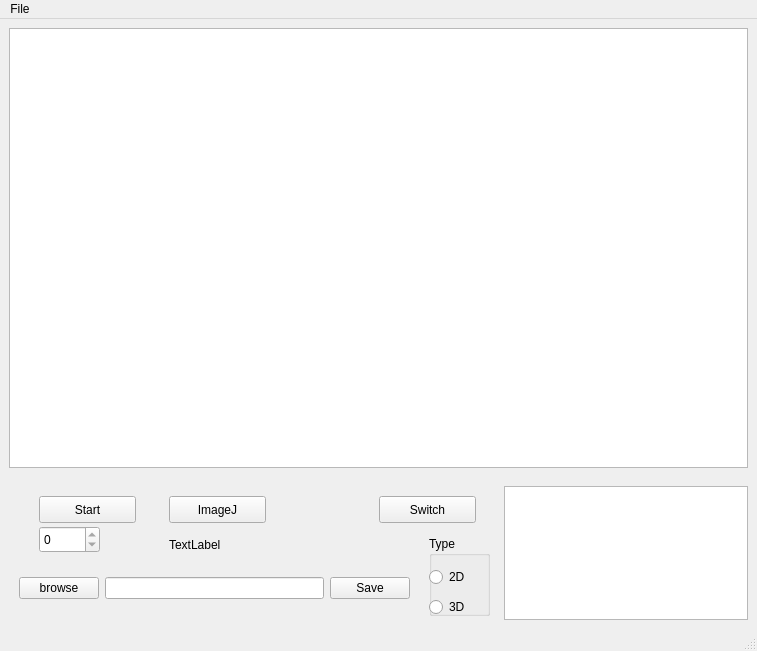
<?xml version="1.0" encoding="UTF-8"?>
<ui version="4.0">
 <class>MainWindow</class>
 <widget class="QMainWindow" name="MainWindow">
  <property name="geometry">
   <rect>
    <x>0</x>
    <y>0</y>
    <width>757</width>
    <height>651</height>
   </rect>
  </property>
  <property name="windowTitle">
   <string>MainWindow</string>
  </property>
  <widget class="QWidget" name="centralwidget">
   <property name="sizePolicy">
    <sizepolicy hsizetype="Preferred" vsizetype="Preferred">
     <horstretch>1</horstretch>
     <verstretch>0</verstretch>
    </sizepolicy>
   </property>
   <layout class="QHBoxLayout" name="horizontalLayout">
    <property name="spacing">
     <number>0</number>
    </property>
    <property name="margin">
     <number>0</number>
    </property>
    <item>
     <widget class="QWidget" name="widget_2" native="true">
      <property name="sizePolicy">
       <sizepolicy hsizetype="Preferred" vsizetype="Preferred">
        <horstretch>3</horstretch>
        <verstretch>0</verstretch>
       </sizepolicy>
      </property>
      <layout class="QVBoxLayout" name="verticalLayout">
       <property name="spacing">
        <number>0</number>
       </property>
       <property name="margin">
        <number>0</number>
       </property>
       <item>
        <widget class="QWidget" name="widget_4" native="true">
         <property name="sizePolicy">
          <sizepolicy hsizetype="Preferred" vsizetype="Preferred">
           <horstretch>1</horstretch>
           <verstretch>3</verstretch>
          </sizepolicy>
         </property>
         <layout class="QHBoxLayout" name="horizontalLayout_2">
          <property name="spacing">
           <number>6</number>
          </property>
          <property name="margin">
           <number>9</number>
          </property>
          <item>
           <widget class="QGraphicsView" name="tomography">
            <property name="sizePolicy">
             <sizepolicy hsizetype="Expanding" vsizetype="Expanding">
              <horstretch>4</horstretch>
              <verstretch>0</verstretch>
             </sizepolicy>
            </property>
           </widget>
          </item>
         </layout>
        </widget>
       </item>
       <item>
        <widget class="QWidget" name="widget_5" native="true">
         <property name="sizePolicy">
          <sizepolicy hsizetype="Preferred" vsizetype="Preferred">
           <horstretch>0</horstretch>
           <verstretch>1</verstretch>
          </sizepolicy>
         </property>
         <layout class="QHBoxLayout" name="horizontalLayout_3">
          <property name="spacing">
           <number>0</number>
          </property>
          <property name="margin">
           <number>0</number>
          </property>
          <item>
           <widget class="QWidget" name="widget_7" native="true">
            <property name="sizePolicy">
             <sizepolicy hsizetype="Preferred" vsizetype="Preferred">
              <horstretch>1</horstretch>
              <verstretch>0</verstretch>
             </sizepolicy>
            </property>
            <layout class="QHBoxLayout" name="horizontalLayout_5">
             <item>
              <widget class="QWidget" name="widget_6" native="true">
               <property name="sizePolicy">
                <sizepolicy hsizetype="Preferred" vsizetype="Preferred">
                 <horstretch>2</horstretch>
                 <verstretch>0</verstretch>
                </sizepolicy>
               </property>
               <widget class="QPushButton" name="switch_2">
                <property name="geometry">
                 <rect>
                  <x>370</x>
                  <y>10</y>
                  <width>97</width>
                  <height>27</height>
                 </rect>
                </property>
                <property name="text">
                 <string>Switch</string>
                </property>
               </widget>
               <widget class="QPushButton" name="start">
                <property name="geometry">
                 <rect>
                  <x>30</x>
                  <y>10</y>
                  <width>97</width>
                  <height>27</height>
                 </rect>
                </property>
                <property name="text">
                 <string>Start</string>
                </property>
               </widget>
               <widget class="QGroupBox" name="selection_box">
                <property name="geometry">
                 <rect>
                  <x>420</x>
                  <y>50</y>
                  <width>61</width>
                  <height>80</height>
                 </rect>
                </property>
                <property name="title">
                 <string>Type</string>
                </property>
                <property name="checkable">
                 <bool>false</bool>
                </property>
                <widget class="QRadioButton" name="d2">
                 <property name="geometry">
                  <rect>
                   <x>0</x>
                   <y>30</y>
                   <width>116</width>
                   <height>22</height>
                  </rect>
                 </property>
                 <property name="text">
                  <string>2D</string>
                 </property>
                </widget>
                <widget class="QRadioButton" name="d3">
                 <property name="geometry">
                  <rect>
                   <x>0</x>
                   <y>60</y>
                   <width>116</width>
                   <height>22</height>
                  </rect>
                 </property>
                 <property name="text">
                  <string>3D</string>
                 </property>
                </widget>
               </widget>
               <widget class="QWidget" name="widget_8" native="true">
                <property name="geometry">
                 <rect>
                  <x>10</x>
                  <y>80</y>
                  <width>391</width>
                  <height>45</height>
                 </rect>
                </property>
                <layout class="QHBoxLayout" name="horizontalLayout_4">
                 <item>
                  <widget class="QPushButton" name="browse">
                   <property name="text">
                    <string>browse</string>
                   </property>
                  </widget>
                 </item>
                 <item>
                  <widget class="QLineEdit" name="lineEdit"/>
                 </item>
                 <item>
                  <widget class="QPushButton" name="save_button">
                   <property name="text">
                    <string>Save</string>
                   </property>
                  </widget>
                 </item>
                </layout>
               </widget>
               <widget class="QPushButton" name="imagej">
                <property name="geometry">
                 <rect>
                  <x>160</x>
                  <y>10</y>
                  <width>97</width>
                  <height>27</height>
                 </rect>
                </property>
                <property name="text">
                 <string>ImageJ</string>
                </property>
               </widget>
               <widget class="QSpinBox" name="select_image">
                <property name="geometry">
                 <rect>
                  <x>30</x>
                  <y>40</y>
                  <width>61</width>
                  <height>27</height>
                 </rect>
                </property>
                <property name="minimum">
                 <number>0</number>
                </property>
                <property name="maximum">
                 <number>0</number>
                </property>
                <property name="value">
                 <number>0</number>
                </property>
               </widget>
               <widget class="QLabel" name="label">
                <property name="geometry">
                 <rect>
                  <x>160</x>
                  <y>50</y>
                  <width>67</width>
                  <height>17</height>
                 </rect>
                </property>
                <property name="text">
                 <string>TextLabel</string>
                </property>
               </widget>
              </widget>
             </item>
             <item>
              <widget class="QGraphicsView" name="camera">
               <property name="sizePolicy">
                <sizepolicy hsizetype="Expanding" vsizetype="Expanding">
                 <horstretch>1</horstretch>
                 <verstretch>0</verstretch>
                </sizepolicy>
               </property>
              </widget>
             </item>
            </layout>
           </widget>
          </item>
         </layout>
        </widget>
       </item>
      </layout>
     </widget>
    </item>
   </layout>
  </widget>
  <widget class="QMenuBar" name="menubar">
   <property name="geometry">
    <rect>
     <x>0</x>
     <y>0</y>
     <width>757</width>
     <height>25</height>
    </rect>
   </property>
   <widget class="QMenu" name="menuFile">
    <property name="title">
     <string>File</string>
    </property>
    <addaction name="actionSave_As"/>
   </widget>
   <addaction name="menuFile"/>
  </widget>
  <widget class="QStatusBar" name="statusbar"/>
  <action name="actionSave_As">
   <property name="text">
    <string>Save As</string>
   </property>
  </action>
 </widget>
 <resources/>
 <connections/>
</ui>
